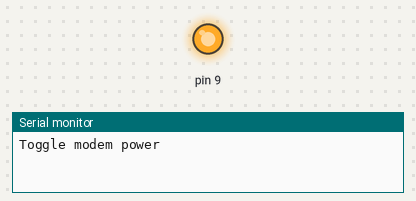
A sketch run on a simulated Arduino Uno, built with avr-gcc and run on an emulated ATmega328P. On the bench: output pins drawn as LEDs (lit = HIGH), the last lines printed to the serial monitor.

Above: at 0.7 s.
At 3.0 s:
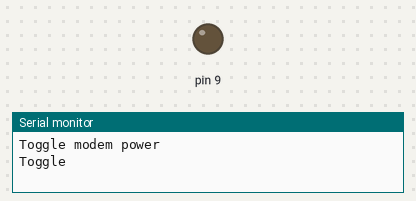
Timing chart, 0 to 5.9 s (numbered marks = the images above):
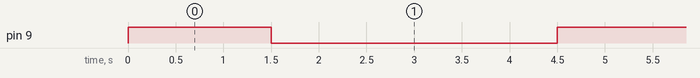

Measured:
- by itself, pin 9: alternates HIGH for 1.5 s and LOW for 3.0 s

The sketch:

GSMshield_softwarePower.ino
```cpp
void setup()
{
  pinMode(9, OUTPUT);
  Serial.begin(9600);

  Serial.println("Toggle modem power");
}

void loop()
{
  // Toggle modem power
  digitalWrite(9,HIGH);
  delay(1500);
  digitalWrite(9,LOW);
  Serial.println("Toggle");

  delay(3000);
}
```
